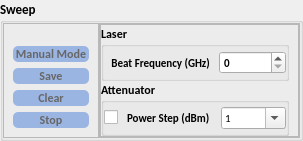
            <widget class="QGroupBox" name="groupBox_12">
             <property name="sizePolicy">
              <sizepolicy hsizetype="Preferred" vsizetype="Expanding">
               <horstretch>0</horstretch>
               <verstretch>2</verstretch>
              </sizepolicy>
             </property>
             <property name="font">
              <font>
               <family>Calibri</family>
               <pointsize>10</pointsize>
               <weight>75</weight>
               <bold>true</bold>
              </font>
             </property>
             <property name="title">
              <string>Sweep</string>
             </property>
             <layout class="QHBoxLayout" name="horizontalLayout_17">
              <property name="spacing">
               <number>0</number>
              </property>
              <property name="leftMargin">
               <number>0</number>
              </property>
              <property name="topMargin">
               <number>0</number>
              </property>
              <property name="rightMargin">
               <number>0</number>
              </property>
              <property name="bottomMargin">
               <number>0</number>
              </property>
              <item>
               <widget class="QFrame" name="frame_32">
                <property name="sizePolicy">
                 <sizepolicy hsizetype="Expanding" vsizetype="Preferred">
                  <horstretch>2</horstretch>
                  <verstretch>0</verstretch>
                 </sizepolicy>
                </property>
                <property name="font">
                 <font>
                  <family>Arial</family>
                  <pointsize>10</pointsize>
                 </font>
                </property>
                <property name="styleSheet">
                 <string notr="true">QPushButton, #s_manubutton{
	border:none;
	
	background-color: rgb(155, 181, 226);
	color: rgb(102, 102, 102);
	border-radius:5px;
}

QPushButton, #s_manubutton:hover{
	border:none;
	
	color: rgb(102, 102, 102);
	background-color: rgb(216, 223, 234);
	border-radius:5px;
}
QPushButton, #s_manubutton:pressed{
	border:none;
	
	color: rgb(255, 255, 255);
	
	background-color: rgb(142, 171, 221);
	border-radius:5px;
}
QPushButton, #s_savebutton{
	border:none;
	
	background-color: rgb(155, 181, 226);
	color: rgb(102, 102, 102);
	border-radius:5px;
}

QPushButton, #s_savebutton:hover{
	border:none;
	
	color: rgb(102, 102, 102);
	background-color: rgb(216, 223, 234);
	border-radius:5px;
}
QPushButton, #s_savebutton:pressed{
	border:none;
	
	color: rgb(255, 255, 255);
	
	background-color: rgb(142, 171, 221);
	border-radius:5px;
}
QPushButton, #s_clearbutton{
	border:none;
	
	background-color: rgb(155, 181, 226);
	color: rgb(102, 102, 102);
	border-radius:5px;
}

QPushButton, #s_clearbutton:hover{
	border:none;
	
	color: rgb(102, 102, 102);
	background-color: rgb(216, 223, 234);
	border-radius:5px;
}
QPushButton, #s_clearbutton:pressed{
	border:none;
	
	color: rgb(255, 255, 255);
	
	background-color: rgb(142, 171, 221);
	border-radius:5px;
}
QPushButton, #s_stopbutton{
	border:none;
	
	background-color: rgb(155, 181, 226);
	color: rgb(102, 102, 102);
	border-radius:5px;
}

QPushButton, #s_stopbutton:hover{
	border:none;
	
	color: rgb(102, 102, 102);
	background-color: rgb(216, 223, 234);
	border-radius:5px;
}
QPushButton, #s_stopbutton:pressed{
	border:none;
	
	color: rgb(255, 255, 255);
	
	background-color: rgb(142, 171, 221);
	border-radius:5px;
}</string>
                </property>
                <property name="frameShape">
                 <enum>QFrame::StyledPanel</enum>
                </property>
                <property name="frameShadow">
                 <enum>QFrame::Raised</enum>
                </property>
                <layout class="QVBoxLayout" name="verticalLayout_26">
                 <property name="topMargin">
                  <number>22</number>
                 </property>
                 <item>
                  <widget class="QPushButton" name="s_manubutton">
                   <property name="font">
                    <font>
                     <family>Calibri</family>
                     <pointsize>9</pointsize>
                     <weight>75</weight>
                     <bold>true</bold>
                    </font>
                   </property>
                   <property name="text">
                    <string> Manual Mode </string>
                   </property>
                  </widget>
                 </item>
                 <item>
                  <widget class="QPushButton" name="s_savebutton">
                   <property name="font">
                    <font>
                     <family>Calibri</family>
                     <pointsize>9</pointsize>
                     <weight>75</weight>
                     <bold>true</bold>
                    </font>
                   </property>
                   <property name="text">
                    <string>Save</string>
                   </property>
                  </widget>
                 </item>
                 <item>
                  <widget class="QPushButton" name="s_clearbutton">
                   <property name="font">
                    <font>
                     <family>Calibri</family>
                     <weight>75</weight>
                     <bold>true</bold>
                    </font>
                   </property>
                   <property name="text">
                    <string>Clear</string>
                   </property>
                  </widget>
                 </item>
                 <item>
                  <widget class="QPushButton" name="s_stopbutton">
                   <property name="font">
                    <font>
                     <family>Calibri</family>
                     <weight>75</weight>
                     <bold>true</bold>
                    </font>
                   </property>
                   <property name="text">
                    <string>Stop</string>
                   </property>
                  </widget>
                 </item>
                </layout>
               </widget>
              </item>
              <item>
               <widget class="QFrame" name="frame_33">
                <property name="sizePolicy">
                 <sizepolicy hsizetype="Expanding" vsizetype="Preferred">
                  <horstretch>7</horstretch>
                  <verstretch>0</verstretch>
                 </sizepolicy>
                </property>
                <property name="frameShape">
                 <enum>QFrame::StyledPanel</enum>
                </property>
                <property name="frameShadow">
                 <enum>QFrame::Raised</enum>
                </property>
                <layout class="QVBoxLayout" name="verticalLayout_33">
                 <property name="spacing">
                  <number>0</number>
                 </property>
                 <property name="leftMargin">
                  <number>0</number>
                 </property>
                 <property name="topMargin">
                  <number>0</number>
                 </property>
                 <property name="rightMargin">
                  <number>0</number>
                 </property>
                 <property name="bottomMargin">
                  <number>0</number>
                 </property>
                 <item>
                  <widget class="QFrame" name="frame_41">
                   <property name="sizePolicy">
                    <sizepolicy hsizetype="Preferred" vsizetype="Expanding">
                     <horstretch>0</horstretch>
                     <verstretch>4</verstretch>
                    </sizepolicy>
                   </property>
                   <property name="frameShape">
                    <enum>QFrame::StyledPanel</enum>
                   </property>
                   <property name="frameShadow">
                    <enum>QFrame::Raised</enum>
                   </property>
                   <property name="lineWidth">
                    <number>0</number>
                   </property>
                   <layout class="QVBoxLayout" name="verticalLayout_35">
                    <property name="spacing">
                     <number>0</number>
                    </property>
                    <property name="leftMargin">
                     <number>0</number>
                    </property>
                    <property name="topMargin">
                     <number>0</number>
                    </property>
                    <property name="rightMargin">
                     <number>9</number>
                    </property>
                    <property name="bottomMargin">
                     <number>0</number>
                    </property>
                    <item>
                     <widget class="QGroupBox" name="groupBox_42">
                      <property name="font">
                       <font>
                        <family>Calibri</family>
                        <pointsize>9</pointsize>
                        <weight>75</weight>
                        <bold>true</bold>
                       </font>
                      </property>
                      <property name="title">
                       <string>Laser</string>
                      </property>
                      <layout class="QHBoxLayout" name="horizontalLayout_23">
                       <property name="spacing">
                        <number>9</number>
                       </property>
                       <property name="leftMargin">
                        <number>0</number>
                       </property>
                       <property name="topMargin">
                        <number>0</number>
                       </property>
                       <property name="rightMargin">
                        <number>0</number>
                       </property>
                       <property name="bottomMargin">
                        <number>0</number>
                       </property>
                       <item>
                        <widget class="QLabel" name="label_36">
                         <property name="sizePolicy">
                          <sizepolicy hsizetype="Expanding" vsizetype="Preferred">
                           <horstretch>0</horstretch>
                           <verstretch>0</verstretch>
                          </sizepolicy>
                         </property>
                         <property name="font">
                          <font>
                           <family>Calibri</family>
                           <pointsize>8</pointsize>
                          </font>
                         </property>
                         <property name="layoutDirection">
                          <enum>Qt::LeftToRight</enum>
                         </property>
                         <property name="text">
                          <string>   Beat Frequency (GHz)</string>
                         </property>
                        </widget>
                       </item>
                       <item>
                        <widget class="QSpinBox" name="spinBox">
                         <property name="sizePolicy">
                          <sizepolicy hsizetype="Expanding" vsizetype="Fixed">
                           <horstretch>3</horstretch>
                           <verstretch>0</verstretch>
                          </sizepolicy>
                         </property>
                         <property name="font">
                          <font>
                           <family>Calibri</family>
                           <pointsize>8</pointsize>
                          </font>
                         </property>
                         <property name="maximum">
                          <number>500</number>
                         </property>
                        </widget>
                       </item>
                      </layout>
                     </widget>
                    </item>
                    <item>
                     <widget class="QGroupBox" name="groupBox_43">
                      <property name="sizePolicy">
                       <sizepolicy hsizetype="Expanding" vsizetype="Preferred">
                        <horstretch>5</horstretch>
                        <verstretch>0</verstretch>
                       </sizepolicy>
                      </property>
                      <property name="font">
                       <font>
                        <family>Calibri</family>
                        <pointsize>9</pointsize>
                        <weight>75</weight>
                        <bold>true</bold>
                       </font>
                      </property>
                      <property name="styleSheet">
                       <string notr="true">QComboBox{
	
	font: 8pt &quot;Calibri&quot;;
}</string>
                      </property>
                      <property name="title">
                       <string>Attenuator</string>
                      </property>
                      <layout class="QHBoxLayout" name="horizontalLayout_25">
                       <property name="spacing">
                        <number>9</number>
                       </property>
                       <property name="leftMargin">
                        <number>0</number>
                       </property>
                       <property name="topMargin">
                        <number>0</number>
                       </property>
                       <property name="rightMargin">
                        <number>0</number>
                       </property>
                       <property name="bottomMargin">
                        <number>0</number>
                       </property>
                       <item>
                        <widget class="QCheckBox" name="checkBox">
                         <property name="sizePolicy">
                          <sizepolicy hsizetype="Expanding" vsizetype="Fixed">
                           <horstretch>1</horstretch>
                           <verstretch>0</verstretch>
                          </sizepolicy>
                         </property>
                         <property name="font">
                          <font>
                           <family>Calibri</family>
                           <pointsize>8</pointsize>
                           <weight>75</weight>
                           <bold>true</bold>
                          </font>
                         </property>
                         <property name="text">
                          <string/>
                         </property>
                        </widget>
                       </item>
                       <item>
                        <widget class="QLabel" name="label_39">
                         <property name="sizePolicy">
                          <sizepolicy hsizetype="Expanding" vsizetype="Preferred">
                           <horstretch>0</horstretch>
                           <verstretch>0</verstretch>
                          </sizepolicy>
                         </property>
                         <property name="font">
                          <font>
                           <family>Calibri</family>
                           <pointsize>8</pointsize>
                          </font>
                         </property>
                         <property name="text">
                          <string>Power Step (dBm) </string>
                         </property>
                        </widget>
                       </item>
                       <item>
                        <widget class="QComboBox" name="comboBox">
                         <property name="enabled">
                          <bool>true</bool>
                         </property>
                         <property name="sizePolicy">
                          <sizepolicy hsizetype="Expanding" vsizetype="Fixed">
                           <horstretch>5</horstretch>
                           <verstretch>0</verstretch>
                          </sizepolicy>
                         </property>
                         <property name="font">
                          <font>
                           <family>Calibri</family>
                           <pointsize>8</pointsize>
                           <weight>50</weight>
                           <italic>false</italic>
                           <bold>false</bold>
                          </font>
                         </property>
                         <property name="editable">
                          <bool>true</bool>
                         </property>
                         <item>
                          <property name="text">
                           <string>1</string>
                          </property>
                         </item>
                         <item>
                          <property name="text">
                           <string>0.5</string>
                          </property>
                         </item>
                         <item>
                          <property name="text">
                           <string>0.2</string>
                          </property>
                         </item>
                         <item>
                          <property name="text">
                           <string>0.1</string>
                          </property>
                         </item>
                        </widget>
                       </item>
                      </layout>
                     </widget>
                    </item>
                   </layout>
                  </widget>
                 </item>
                </layout>
               </widget>
              </item>
             </layout>
            </widget>
